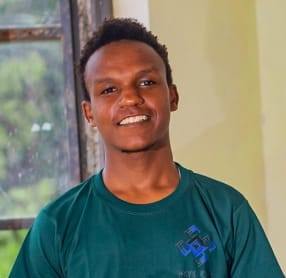
#> input picture me.jpg, 286 x 278 px
$ jupyter execute svd.ipynb
#> lines starting #> are read from the running program, lines starting #| are printed output that depends on the picture
## Building an SVD 'Image Prism':

I will attempt to build a low-rank image compressor. Using the Singular Value Decomposition method to "squash" an image using the most important singular values, i.e only show the most important parts of an image.

I will also attempt to implement the SVD method in numpy from scratch and compare it with the actual one

[cell 1]
# Load the image

from PIL import Image
import numpy as np
import matplotlib.pyplot as plt

image = Image.open("me.jpg").convert('L')
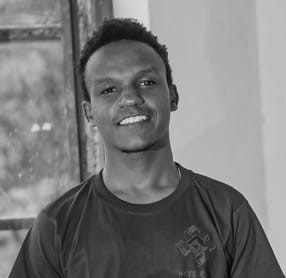
#> image: PIL image 286x278 L; min 6, max 226, mean 122.1
img_array = np.array(image)
img_array

[cell 2]
# Visualize image arrays
def visual_image(title, img_array):
    plt.figure(figsize=(3, 5))
    plt.title(title)
    plt.imshow(img_array, cmap='gray')
    plt.show()

visual_image("original", img_array)

[cell 3]
img_array.shape, img_array.max()
#> Out = ((278, 286), 226)

[cell 4]
# normalize the image
img_norm = img_array / 255.0
img_centered = img_norm - np.mean(img_norm) # Center the image so that SVD captures the important patterns

[cell 5]
visual_image("img_centered", img_centered)

[cell 6]
class SVD:
    def __init__(self, k=4):
        self.k = k # The k highest singular values

    def decompose(self, A):
        spd = A.T @ A # Symmetric Postive Definate matrix
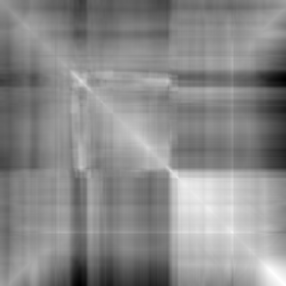
#> spd: shape (286, 286) float64; min -14.4, max 19.71, mean 4.09; drawn with min black and max white
        # We calculate it's eigenvalues and eigenvectors
        eigenvalues = np.linalg.eigh(spd).eigenvalues
#> eigenvalues = 286 values from -1.2e-14 to 1489.1
        sorted_vals = np.argsort(eigenvalues)[::-1]
#> sorted_vals = 286 values, max 285 at index 0, min 0 at index 285, mean 142.5
        eigenvectors = np.linalg.eigh(spd).eigenvectors
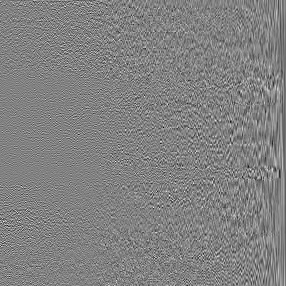
#> eigenvectors: shape (286, 286) float64; min -0.334, max 0.321, mean -0.000257; drawn with min black and max white
        eigenvalues = eigenvalues[sorted_vals]
#> eigenvalues = 286 values, max 1489.1 at index 0, min -1.2e-14 at index 285, mean 12.12
        eigenvectors = eigenvectors[:, sorted_vals]

        reconstruction = eigenvectors @ np.diag(eigenvalues) @ eigenvectors.T
        if np.allclose(spd, reconstruction) == True:
            v = eigenvectors
            d = np.diag(np.sqrt(np.maximum(eigenvalues, 0)))
            u = np.zeros(shape=(A.shape[0], A.shape[0]))
            for i in range(np.linalg.matrix_rank(A)):
                if d.diagonal()[i] > 1e-10:
                    u[:, i] = 1/d.diagonal()[i] * (A@v[:, i])
                else:
                    u[:, i] = 0
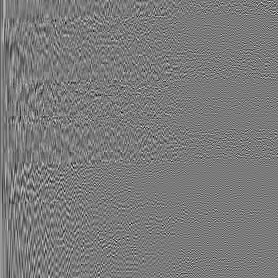
#> u: shape (278, 278) float64; min -0.311, max 0.334, mean 0.000253; drawn with min black and max white
            return u[:, :self.k] @ d[:self.k, :self.k] @ v[:, :self.k].T, np.sqrt(np.maximum(eigenvalues, 0)), np.sqrt(np.maximum(eigenvalues, 0))[self.k] if self.k < len(np.sqrt(np.maximum(eigenvalues, 0))) else 0
        else:
            print("Not equal")

[cell 7]
svd = SVD(1)
decomposed_img, singulars, error = svd.decompose(img_centered)
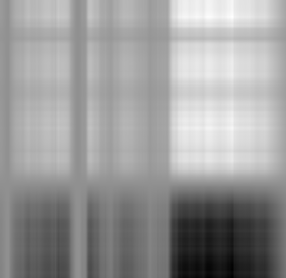
#> decomposed_img: shape (278, 286) float64; min -0.38, max 0.29, mean 0.0238; drawn with min black and max white
#> singulars = 286 values, max 38.59 at index 0, min 0 at index 281, mean 0.907; error = 31.77
decomposed_img

[cell 8]
error
#> Out = 31.77

[cell 9]
# Plot the singular values to see at which value of k will we have the lowest errors
plt.figure(figsize=(4, 4))
plt.plot(np.arange(0, img_centered.shape[1]), singulars)
plt.axvline(50, 0, 0.6, c='r', label="Error < 5")
plt.legend()
plt.xlabel("K")
plt.ylabel("singular error")
plt.title("Plot of errors for different K")
plt.show()
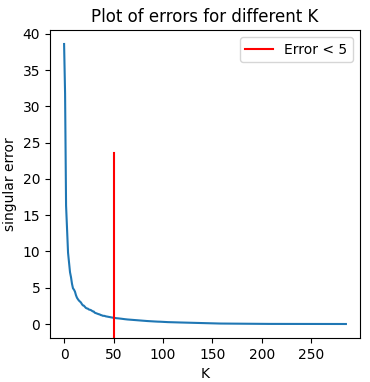
#> figure drawn by matplotlib, 1 panel; curve peaks at x = 0, y = 38.59

[cell 10]
fig, axes = plt.subplots(2, 5, figsize=(8, 8))
axes = axes.flatten()

k_values = list(range(1, 100, 10))

for i, k in enumerate(k_values):
    svd = SVD(k)
    decomposed_img, singulars, error = svd.decompose(img_centered)
    axes[i].imshow(decomposed_img, cmap='gray')
    axes[i].set_title(f"K = {k}: error: {error:.2f}")
    axes[i].axis('off')
    plt.tight_layout()
#> this loop made 10 passes
#> error on passes 1 to 10: 31.77, 4.46, 2.36, 1.56, 1.12, 0.845, 0.671, 0.546, 0.442, 0.35

## Denoising

Add noise to the image so we try and remove it using SVD

[cell 11]
noisy = img_centered + np.random.normal(0, 0.2, img_centered.shape)
visual_image("Noisy Image", noisy)

[cell 12]
### Denoise the image
svd = SVD(60)
visual_image("Denoised Image", svd.decompose(noisy)[0])
#> in decompose (call 12), `spd = A.T @ A`:
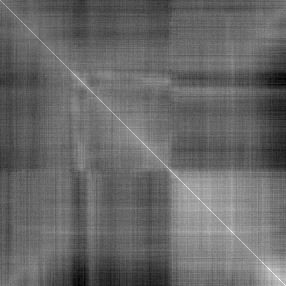
#> spd: shape (286, 286) float64; min -17.05, max 34.74, mean 4.1; drawn with min black and max white
#> in decompose (call 12), `eigenvalues = np.linalg.eigh(spd).eigenvalues`: eigenvalues = 286 values from -7.29e-15 to 1498.2
#> in decompose (call 12), `eigenvectors = np.linalg.eigh(spd).eigenvectors`:
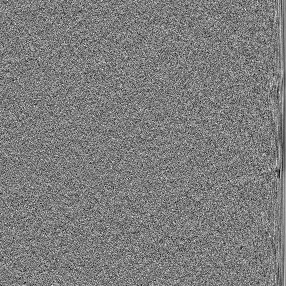
#> eigenvectors: shape (286, 286) float64; min -0.251, max 0.26, mean 0.000144; drawn with min black and max white
#> in decompose (call 12), `eigenvalues = eigenvalues[sorted_vals]`: eigenvalues = 286 values, max 1498.2 at index 0, min -7.29e-15 at index 285, mean 23.17
#> after the loop in decompose (call 12), `for i in range(np.linalg.matrix_rank(A)):`:
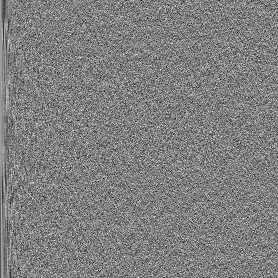
#> u: shape (278, 278) float64; min -0.258, max 0.256, mean 0.000136; drawn with min black and max white
#> call 4 of visual_image, with title = 'Denoised Image'
#> in visual_image (call 4), `plt.show()`:
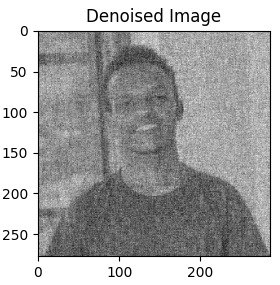
#> figure drawn by matplotlib, 1 panel
